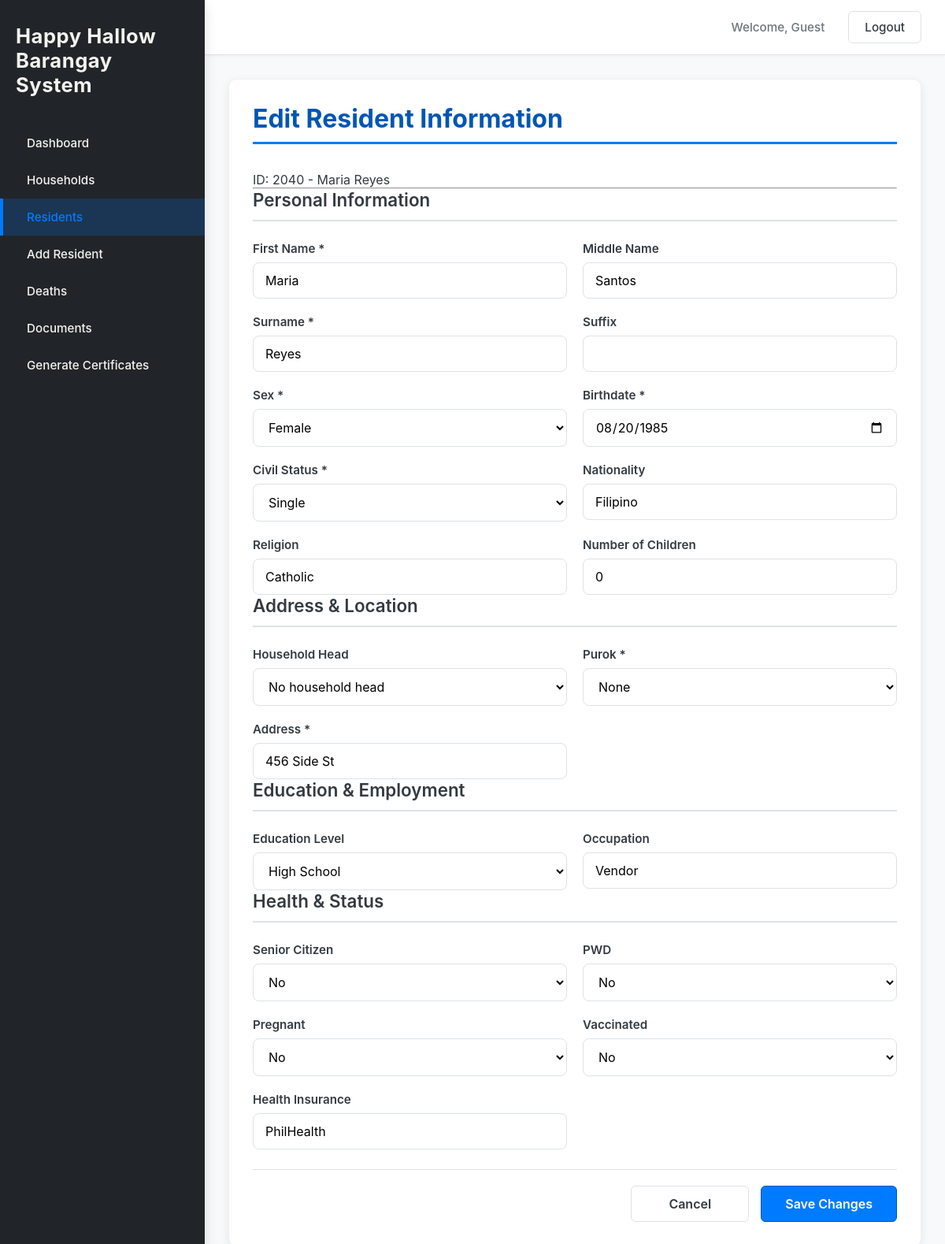
/edit_resident.php?id=2040, run on the app's committed database.
### tables this page shows
CREATE TABLE IF NOT EXISTS `residents` (
  `person_id` int NOT NULL AUTO_INCREMENT,
  `household_id` int NOT NULL,
  `first_name` text NOT NULL,
  `middle_name` varchar(255) DEFAULT NULL,
  `surname` varchar(255) NOT NULL,
  `suffix` varchar(50) DEFAULT NULL,
  `sex` text NOT NULL,
  `birthdate` date NOT NULL,
  `civil_status` varchar(20) NOT NULL,
  `nationality` varchar(20) NOT NULL,
  `religion` varchar(100) DEFAULT NULL,
  `purok` int NOT NULL,
  `address` varchar(150) NOT NULL,
  `residency_start_date` date DEFAULT NULL,
  `education_level` varchar(20) NOT NULL,
  `occupation` varchar(50) NOT NULL,
  `is_senior` tinyint(1) NOT NULL,
  `is_disabled` tinyint(1) NOT NULL,
  `health_insurance` varchar(100) DEFAULT NULL,
  `vaccination` int DEFAULT NULL,
  `is_pregnant` tinyint(1) DEFAULT NULL,
  `children_count` int DEFAULT NULL,
  PRIMARY KEY (`person_id`),
  KEY `household_id` (`household_id`)
);

### edit_resident.php (the view, shortened to what this page needs)
<?php
include __DIR__ . '/db_connect.php';
$residentId = $conn->real_escape_string($_GET['id']);
$sql = "
    SELECT
        person_id,
        household_id,
        first_name,
        middle_name,
        surname,
        suffix,
        sex,
        birthdate,
        civil_status,
        nationality,
        religion,
        purok,
        address,
        education_level,
        occupation,
        is_senior,
        is_disabled,
        health_insurance,
        vaccination,
        is_pregnant,
        children_count
    FROM residents
    WHERE person_id = '$residentId'
";
$result = $conn->query($sql);
$residentData = $result->fetch_assoc();
function safeHtml($value) {
    return htmlspecialchars($value ?? '');
}
function isSelected($current, $target) {
    return ((string)$current === (string)$target) ? 'selected' : '';
}
$sexValue = strtoupper(substr($residentData['sex'] ?? '', 0, 1));
?>
<!DOCTYPE html>
<html lang="en">
<head>
    <link rel="stylesheet" href="css/style.css" />
</head>
<body>
<div class="app-container">
    <aside class="sidebar">
        <div class="logo">Happy Hallow Barangay System</div>
        <nav class="main-nav">
            <ul>
                <li><a href="index.php">Dashboard</a></li>
                <li><a href="household.php">Households</a></li>
                <li><a href="residents.php" class="active">Residents</a></li>
                <li><a href="addnewresidents.php">Add Resident</a></li>
                <li><a href="deaths.php">Deaths</a></li>
                <li><a href="documents.php">Documents</a></li>
                <li><a href="staff_documents.php">Generate Certificates</a></li>
            </ul>
        </nav>
    </aside>
    <div class="main-content">
        <header class="topbar">
            <div class="topbar-right">
                <span id="userName" class="user-info">Welcome, User</span>
                <button id="logoutBtn" class="btn logout-btn">Logout</button>
            </div>
        </header>
        <main class="page-content">
            <div class="card form-card">
                <h2>Edit Resident Information</h2>
                <p>
                    ID: <?= safeHtml($residentData['person_id']); ?> -
                    <?= safeHtml($residentData['first_name'] . ' ' . $residentData['surname']); ?>
                </p>
                <hr>
                <form action="update_resident.php" method="POST">
                    <h3 class="section-title">Personal Information</h3>
                    <div class="form-grid">
                        <div class="input-group">
                            <label>First Name *</label>
                            <input type="text" name="first_name" value="<?= safeHtml($residentData['first_name']); ?>" required>
                        </div>
                        <div class="input-group">
                            <label>Middle Name</label>
                            <input type="text" name="middle_name" value="<?= safeHtml($residentData['middle_name']); ?>">
                        </div>
                        <div class="input-group">
                            <label>Surname *</label>
                            <input type="text" name="surname" value="<?= safeHtml($residentData['surname']); ?>" required>
                        </div>
                        <div class="input-group">
                            <label>Suffix</label>
                            <input type="text" name="suffix" value="<?= safeHtml($residentData['suffix']); ?>">
                        </div>
                        <div class="input-group">
                            <label>Sex *</label>
                            <select name="sex" required>
                                <option value="F" <?= isSelected($sexValue, 'F'); ?>>Female</option>
                            </select>
                        </div>
                        <div class="input-group">
                            <label>Birthdate *</label>
                            <input type="date" name="birthdate" value="<?= safeHtml($residentData['birthdate']); ?>" required>
                        </div>
                        <div class="input-group">
                            <label>Civil Status *</label>
                            <select name="civil_status" required>
                                <option value="Single" <?= isSelected($residentData['civil_status'], 'Single'); ?>>Single</option>
                            </select>
                        </div>
                        <div class="input-group">
                            <label>Nationality</label>
                            <input type="text" name="nationality" value="<?= safeHtml($residentData['nationality']); ?>">
                        </div>
                        <div class="input-group">
                            <label>Religion</label>
                            <input type="text" name="religion" value="<?= safeHtml($residentData['religion']); ?>">
                        </div>
                        <div class="input-group">
                            <label>Number of Children</label>
                            <input type="number" name="children_count" min="0" value="<?= safeHtml($residentData['children_count']); ?>">
                        </div>
                    </div>
                    <h3 class="section-title">Address & Location</h3>
                    <div class="form-grid">
                        <div class="input-group">
                            <label>Household Head</label>
                            <select name="household_id">
                                <option value="">No household head</option>
                            </select>
                        </div>
                        <div class="input-group">
                            <label>Purok *</label>
                            <select name="purok" required>
                                <?php for ($i = 0; $i <= 5; $i++): ?>
                                    <option value="<?= $i; ?>" <?= isSelected($residentData['purok'], $i); ?>>
                                        <?= $i == 0 ? 'None' : "Purok $i"; ?>
                                    </option>
                                <?php endfor; ?>
                            </select>
                        </div>
                        <div class="input-group form-group-full">
                            <label>Address *</label>
                            <input type="text" name="address" value="<?= safeHtml($residentData['address']); ?>" required>
                        </div>
                    </div>
                    <h3 class="section-title">Education & Employment</h3>
                    <div class="form-grid">
                        <div class="input-group">
                            <label>Education Level</label>
                            <select name="education_level">
                                <option value="High School" <?= isSelected($residentData['education_level'], 'High School'); ?>>High School</option>
                            </select>
                        </div>
                        <div class="input-group">
                            <label>Occupation</label>
                            <input type="text" name="occupation" value="<?= safeHtml($residentData['occupation']); ?>">
                        </div>
                    </div>
                    <h3 class="section-title">Health & Status</h3>
                    <div class="form-grid">
                        <div class="input-group">
                            <label>Senior Citizen</label>
                            <select name="is_senior">
                                <option value="0" <?= isSelected($residentData['is_senior'], 0); ?>>No</option>
                            </select>
                        </div>
                        <div class="input-group">
                            <label>PWD</label>
                            <select name="is_disabled">
                                <option value="0" <?= isSelected($residentData['is_disabled'], 0); ?>>No</option>
                            </select>
                        </div>
                        <div class="input-group">
                            <label>Pregnant</label>
                            <select name="is_pregnant">
                                <option value="0" <?= isSelected($residentData['is_pregnant'], 0); ?>>No</option>
                            </select>
                        </div>
                        <div class="input-group">
                            <label>Vaccinated</label>
                            <select name="vaccination">
                                <option value="0" <?= isSelected($residentData['vaccination'], 0); ?>>No</option>
                            </select>
                        </div>
                        <div class="input-group form-group-full">
                            <label>Health Insurance</label>
                            <input type="text" name="health_insurance" value="<?= safeHtml($residentData['health_insurance']); ?>">
                        </div>
                    </div>
                    <div class="form-actions">
                        <a href="residents.php" class="btn secondary-btn">Cancel</a>
                        <button type="submit" class="btn primary-btn">Save Changes</button>
                    </div>
                </form>
            </div>
        </main>
    </div>
</div>
</body>
</html>

### css/style.css (style rules this page uses)
:root { --primary-color: #007bff; --primary-dark: #0056b3; --secondary-color: #6c757d; --background-color: #f8f9fa; --card-background: #ffffff; --sidebar-bg: #212529; --text-color: #343a40; --border-color: #dee2e6; --shadow-light: 0 4px 12px rgba(0, 0, 0, 0.08); --shadow-medium: 0 6px 16px rgba(0, 0, 0, 0.12); --sidebar-width: 260px; --header-height: 70px; --base-padding: 30px; }
* { margin: 0; padding: 0; box-sizing: border-box; font-family: -apple-system, BlinkMacSystemFont, "Segoe UI", Roboto, "Helvetica Neue", Arial, sans-serif; }
body { background-color: var(--background-color); color: var(--text-color); min-height: 100vh; display: flex; font-size: 16px; }
a { text-decoration: none; color: inherit; }
.app-container { display: flex; width: 100%; }
.sidebar { width: var(--sidebar-width); background-color: var(--sidebar-bg); color: #f8f9fa; padding: var(--base-padding) 0; position: fixed; height: 100%; z-index: 100; box-shadow: var(--shadow-medium); }
.logo { font-size: 1.6rem; font-weight: 700; text-align: left; padding: 0 20px 20px 20px; margin-bottom: 15px; color: #f4f3ef; letter-spacing: 0.5px; }
.main-nav ul { list-style: none; padding: 0; }
.main-nav li a { display: flex; align-items: center; gap: 12px; padding: 14px 30px; color: #f4f3ef; transition: background-color 0.25s ease, color 0.25s ease; font-size: 0.95rem; font-weight: 500; border-left: 4px solid transparent; }
.main-nav li a.active { background-color: rgba(0, 123, 255, 0.2); color: var(--primary-color); border-left-color: var(--primary-color); }
.main-content { margin-left: var(--sidebar-width); flex-grow: 1; display: flex; flex-direction: column; }
.topbar { height: var(--header-height); background-color: var(--card-background); border-bottom: 1px solid var(--border-color); display: flex; justify-content: flex-end; align-items: center; padding: 0 var(--base-padding); box-shadow: 0 1px 4px rgba(0, 0, 0, 0.05); }
.topbar-right { display: flex; align-items: center; }
.user-info { margin-right: 20px; font-weight: 500; color: var(--secondary-color); font-size: 0.95rem; }
.page-content { padding: var(--base-padding); flex-grow: 1; }
h2 { font-size: 1.8rem; color: var(--text-color); margin-bottom: 30px; font-weight: 600; }
.page-content h2 { font-size: 2rem; color: var(--primary-dark); border-bottom: 3px solid var(--primary-color); padding-bottom: 10px; margin-bottom: 35px; font-weight: 700; }
.card { background-color: var(--card-background); padding: 30px; border-radius: 10px; box-shadow: var(--shadow-light); border: 1px solid #f0f0f0; transition: box-shadow 0.3s ease; }
.btn { background-color: var(--card-background); color: var(--text-color); border: 1px solid var(--border-color); padding: 10px 20px; border-radius: 6px; cursor: pointer; font-size: 0.95rem; font-weight: 500; transition: all 0.2s ease-in-out; text-decoration: none; display: inline-flex; align-items: center; justify-content: center; gap: 8px; }
.primary-btn { background-color: var(--primary-color); color: white; border: 1px solid var(--primary-dark); }
.logout-btn { margin-left: 10px; }
.input-group label { font-weight: 600; margin-bottom: 8px; color: var(--text-color); font-size: 0.95rem; }
.input-group input, .input-group select { padding: 12px 15px; border: 1px solid var(--border-color); border-radius: 8px; font-size: 1rem; background-color: var(--card-background); }
.form-grid { display: grid; grid-template-columns: repeat(2, 1fr); gap: 20px; }
.form-grid .input-group { display: flex; flex-direction: column; }
.form-grid .input-group label { font-weight: 600; margin-bottom: 8px; color: var(--text-color); font-size: 0.95rem; }
.form-grid .input-group input, .form-grid .input-group select { width: 100%; padding: 12px 15px; border: 1px solid var(--border-color); border-radius: 8px; font-size: 1rem; background-color: var(--card-background); transition: border-color 0.2s, box-shadow 0.2s; }
.form-actions { display: flex; gap: 15px; justify-content: flex-end; margin-top: 35px; padding-top: 25px; border-top: 2px solid var(--border-color); }
.form-actions .btn { padding: 12px 30px; font-size: 1rem; font-weight: 600; min-width: 150px; }
.card h3 { font-size: 1.4rem; color: var(--text-color); margin-bottom: 25px; font-weight: 600; border-bottom: 2px solid var(--border-color); padding-bottom: 12px; }
.form-actions { display: flex; gap: 15px; justify-content: flex-end; margin-top: 25px; padding-top: 20px; border-top: 1px solid var(--border-color); }

### data on the page
residents: person_id "2040", first_name+surname "Maria Reyes", first_name "Maria", middle_name "Santos", surname "Reyes", birthdate "08/20/1985", nationality "Filipino", religion "Catholic", children_count "0", address "456 Side St", occupation "Vendor", health_insurance "PhilHealth"
